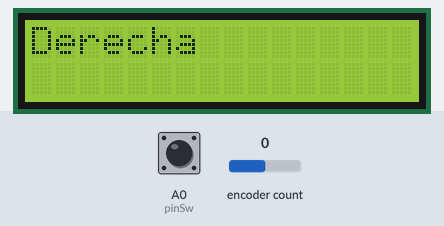
Bench run of a sketch on a simulated Arduino Uno, built with avr-gcc and run on an emulated ATmega328P. Parts: 16×2 character LCD. Inputs (shaded band) come from the test bench; at power-on: encoder count 0, A0 (pinSw) HIGH.

Above: at 1.2 s.
1.3 s: encoder count set to -1
At 2.0 s:
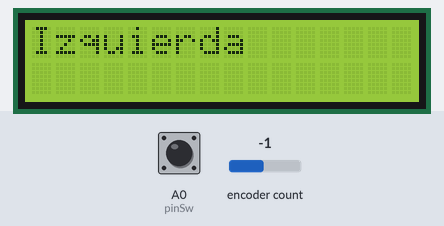
2.8 s: encoder count set to 0
At 4.3 s:
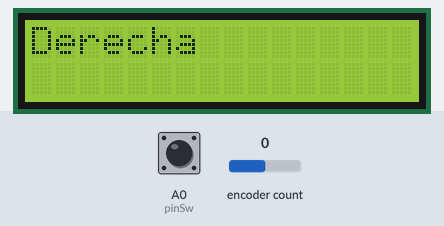
Timing chart, 0 to 5.8 s (numbered marks = the images above; inputs shaded):
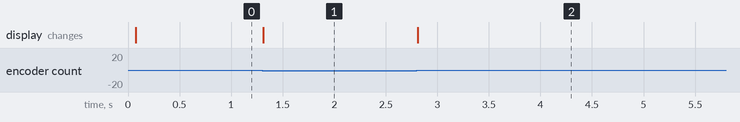

The sketch:

direccionEncoder.ino
```cpp
#include <LiquidCrystal_I2C.h>
#include <ClickEncoder.h>
#include <TimerOne.h>
int16_t oldEncPos, encPos;
uint8_t buttonState;

#define pinA A2 //CLK
#define pinB A1 //DW
#define pinSw A0 //switch
#define STEPS 4
#define dhtPin 6

LiquidCrystal_I2C lcd(0x27,16,2);

ClickEncoder encoder(pinA, pinB, pinSw, STEPS);

void setup() {

    //LCD
    lcd.init();
    lcd.backlight();
    //NOse
    Timer1.initialize(1000);
    Timer1.attachInterrupt(timerIsr);

    encoder.setAccelerationEnabled(true);

    //delay(1000);
    lcd.clear();
    oldEncPos = -1;
}

void loop(){


/*
  if (dirEncoder() == -1){
    lcd.print("izq");
    lcd.clear();
    delay(100);
  }
  if (dirEncoder() == 1){
    lcd.print("der");
    lcd.clear();
    delay(100);
  }*/

  encPos += encoder.getValue();

  if (encPos != oldEncPos) {
    if((oldEncPos - encPos)<0){
      lcd.clear();
      lcd.print("Derecha");

    }
    if((oldEncPos - encPos)>0){
      lcd.clear();
      lcd.print("Izquierda");

    }
    oldEncPos = encPos;
  }
  /*
  int res = dirEncoder();

  if(res){
    lcd.clear();
    lcd.print("derecha");
  }else{
    lcd.clear();
    lcd.print("izquierda");
  }*/
}

int dirEncoder(){//devuelve 1 si gira para la derecha, y -1 si para la izq
  encPos += encoder.getValue();
  int res;
  if (encPos != oldEncPos) {
    if((oldEncPos - encPos)<0){
      //lcd.clear();
      //lcd.print("Derecha");
      res = 1;
    }
    if((oldEncPos - encPos)>0){
     // lcd.clear();
      //lcd.print("Izquierda");
      res = 0;
    }
    oldEncPos = encPos;
  }

  return res;
}
void botonEncoder(){
    buttonState = encoder.getButton();


  if (buttonState != 0) {
    lcd.clear();
    lcd.setCursor(0,0);
    //lcd.print("Button: "); lcd.print(buttonState);
    switch (buttonState) {
      case ClickEncoder::Open:          //0
        break;

      case ClickEncoder::Closed:        //1
        break;

      case ClickEncoder::Pressed:       //2
        break;

      case ClickEncoder::Held:          //3
        break;

      case ClickEncoder::Released:      //4
        break;

      case ClickEncoder::Clicked:       //5

        break;

      case ClickEncoder::DoubleClicked: //6
        break;
    }
  }
}


void timerIsr() {
  encoder.service();
}
```

Measured:
- after the input at 1.3 s, the display: changes at once (image 1)
- after the input at 2.8 s, the display: changes at once (image 2)
